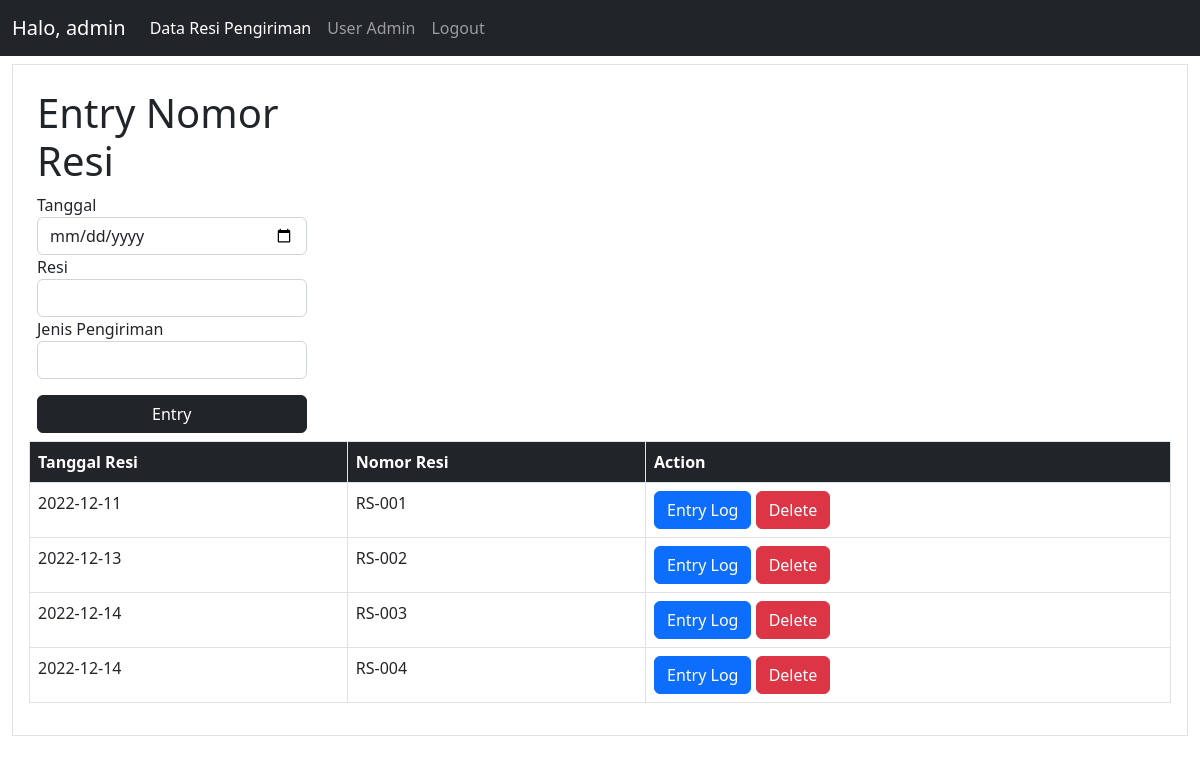
The page /admin/index.php (signed in) on the database its author committed.
### tables this page shows
CREATE TABLE `user` (
  `id` int(11) NOT NULL,
  `username` varchar(50) NOT NULL,
  `password` varchar(255) NOT NULL,
  `nama_admin` varchar(50) NOT NULL,
  `status_aktif` tinyint(1) NOT NULL
);

CREATE TABLE `pengiriman` (
  `nomor_resi` varchar(10) NOT NULL,
  `tanggal_resi` date NOT NULL,
  `jenis_pengiriman` varchar(30) NOT NULL
);

### admin/index.php (the view, shortened to what this page needs)
<?php
require("../connect.php");
$username = $_SESSION['username'];
$stmt = $conn->prepare("SELECT nama_admin FROM user WHERE username = '$username'");
$stmt->execute();
$username = $stmt->fetch(PDO::FETCH_ASSOC);
$username = $username['nama_admin'];
$stmt = $conn->prepare("SELECT * FROM pengiriman");
$stmt->execute();
$result = $stmt->fetchAll(PDO::FETCH_ASSOC);
?>
<!DOCTYPE html>
<html lang="en">
<head>
    <link href="https://cdn.jsdelivr.net/npm/bootstrap@5.2.3/dist/css/bootstrap.min.css" rel="stylesheet">
</head>
<body>
    <nav class="navbar navbar-dark navbar-expand-lg bg-dark">
        <div class="container-fluid">
            <a class="navbar-brand" href="#">Halo, <?= $username; ?></a>
            <div class="collapse navbar-collapse" id="navbarNavAltMarkup">
                <div class="navbar-nav">
                    <a class="nav-link active" aria-current="page" href="#">Data Resi Pengiriman</a>
                    <a class="nav-link" href="adminSetting.php">User Admin</a>
                    <a class="nav-link" href="logout.php">Logout</a>
                </div>
            </div>
        </div>
    </nav>
    <div class="container-fluid">
        <div class="border mt-2">
            <div class="p-3">
                <div class="input-resi w-25 p-2">
                    <h1>Entry Nomor Resi</h1>
                    <form action="" id="entry-resi" method="POST">
                        <label for="tanggal">Tanggal</label>
                        <input type="date" name="tanggal" id="tanggal" class="form-control">
                        <label for="resi">Resi</label>
                        <input type="text" class="form-control" name="resi" id="resi">
                        <label for="jenis">Jenis Pengiriman</label>
                        <input type="text" class="form-control" name="jenis" id="jenis">
                        <div class="d-grid gap-2 mt-3">
                            <button type="submit" class="btn btn-dark" name="submit" id="submit-resi">Entry</button>
                        </div>
                    </form>
                </div>
                <div class="table-resi">
                    <table class="table table-bordered">
                        <thead class="bg-dark text-white">
                            <th>Tanggal Resi</th>
                            <th>Nomor Resi</th>
                            <th>Action</th>
                        </thead>
                        <tbody>
                            <?php foreach ($result as $row) : ?>
                                <tr>
                                    <td><?= date($row['tanggal_resi']); ?></td>
                                    <td><?= $row['nomor_resi']; ?></td>
                                    <td>
                                        <a href="entryLogPage.php?resi=<?= $row["nomor_resi"]; ?>">
                                            <button type="button" class="btn btn-primary entry-log">
                                                Entry Log
                                            </button></a>
                                        <button class="btn btn-danger delete" value="<?= $row['nomor_resi']; ?>">Delete</button>
                                    </td>
                                </tr>
                            <?php endforeach; ?>
                        </tbody>
                    </table>
                </div>
            </div>
        </div>
    </div>
</body>
</html>

### rows shown on the page
user: nama_admin "admin"
pengiriman: tanggal_resi "2022-12-11", nomor_resi "RS-001"
pengiriman: tanggal_resi "2022-12-13", nomor_resi "RS-002"
pengiriman: tanggal_resi "2022-12-14", nomor_resi "RS-003"
pengiriman: tanggal_resi "2022-12-14", nomor_resi "RS-004"
